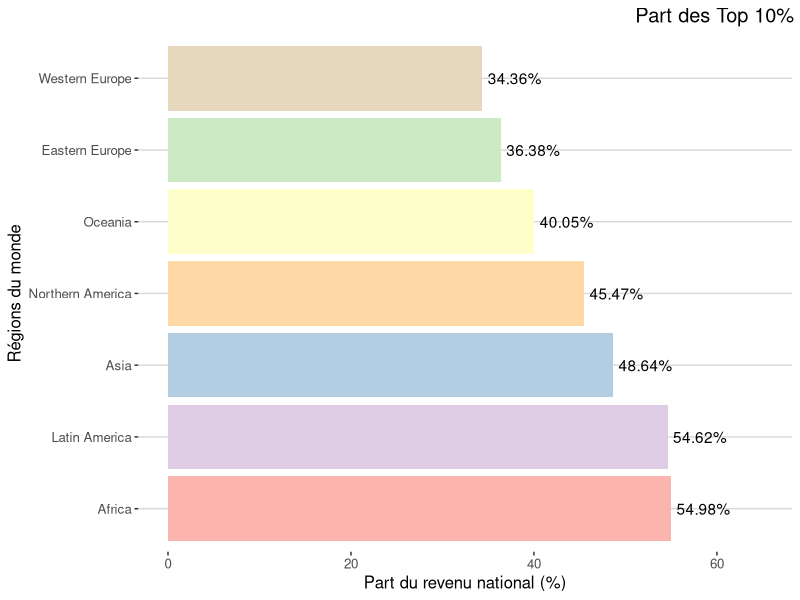
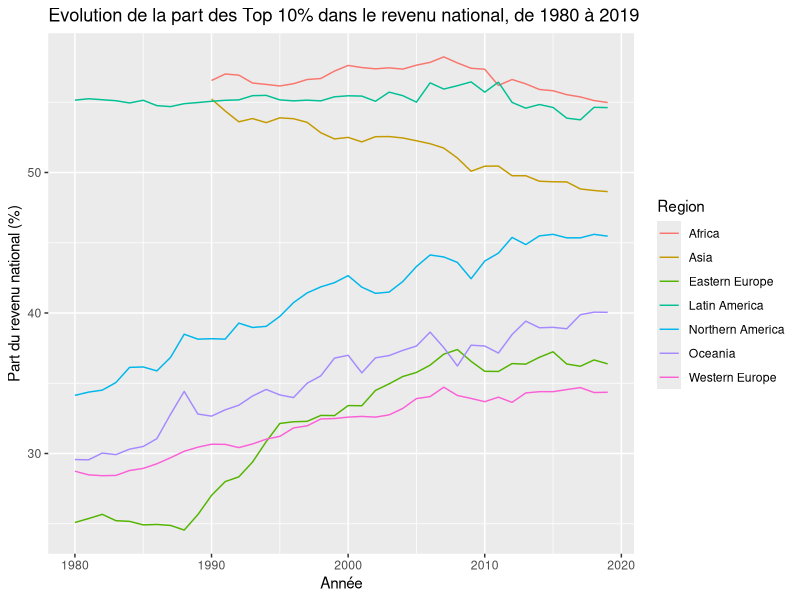
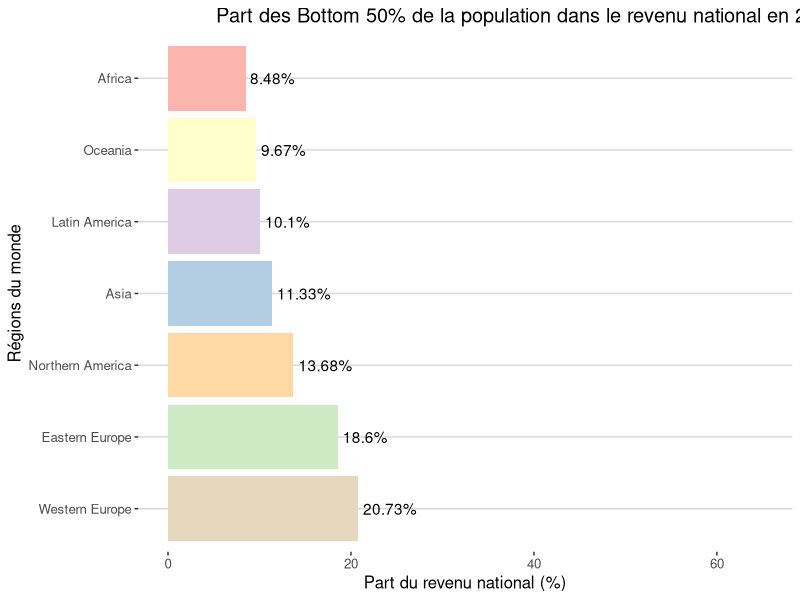
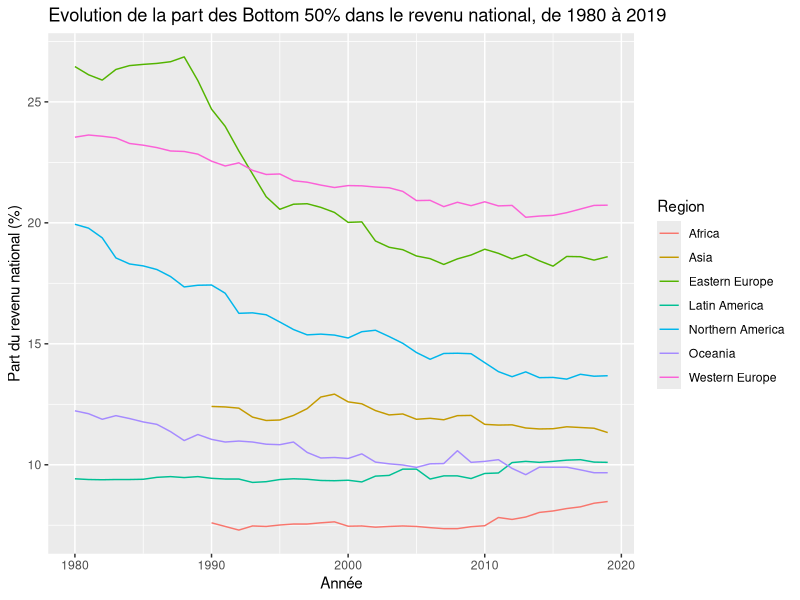
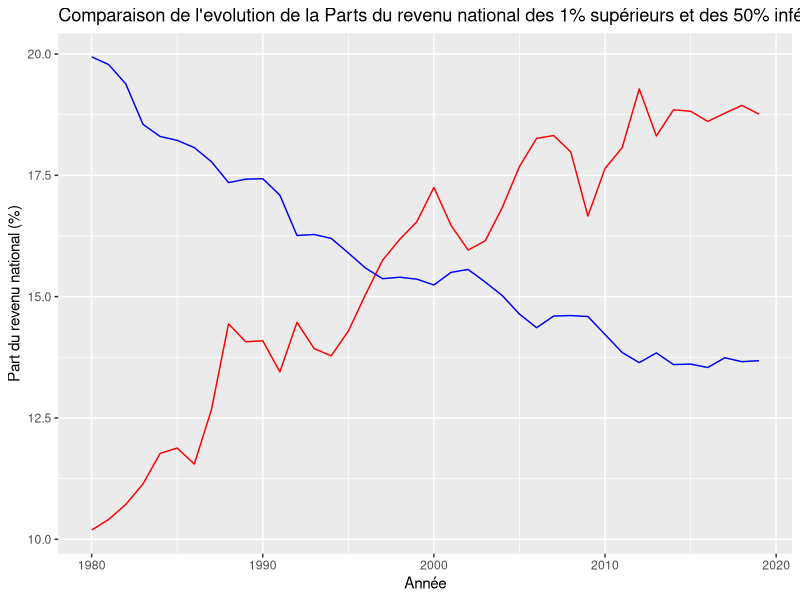
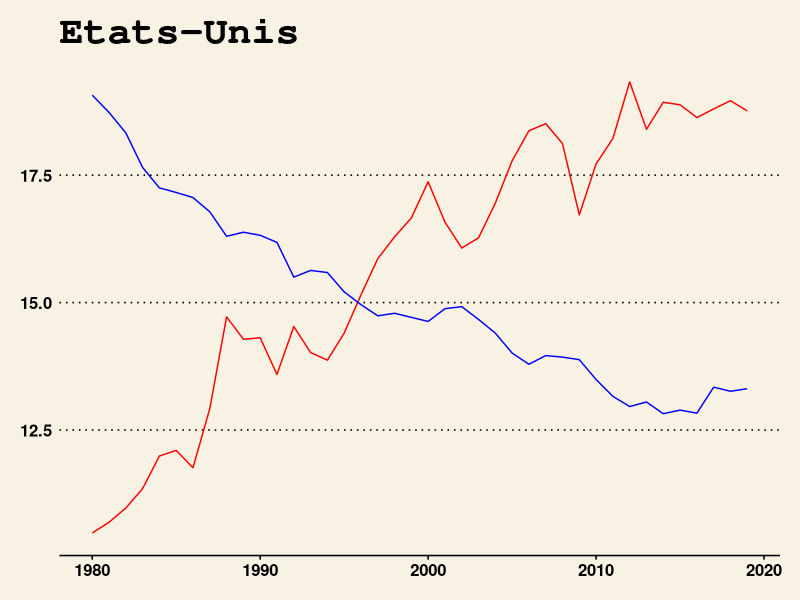
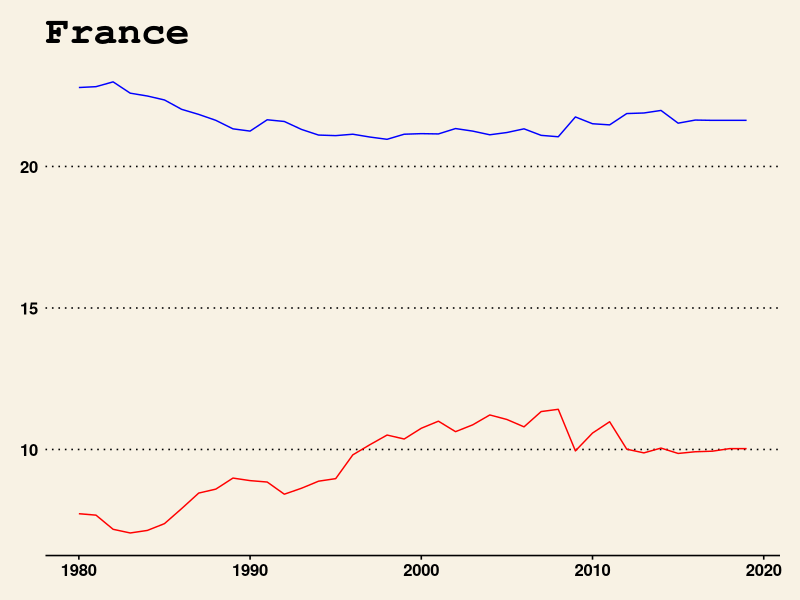
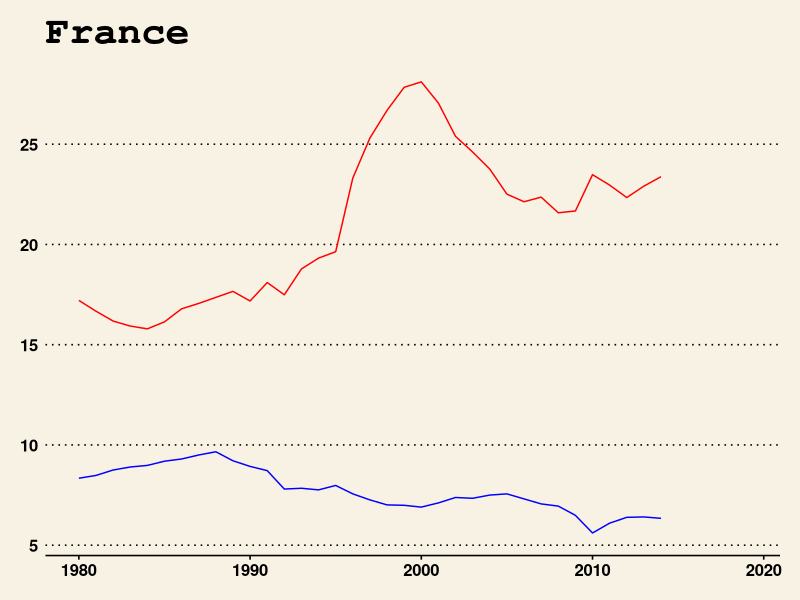

R code for these plots, in order:
## ---- chunk 1
knitr::opts_chunk$set(echo = TRUE)
## ---- chunk 2
library(tidyverse)
library(reshape2)
library(ggthemes)

## ---- chunk 3
world_region_data <- read_delim("data/World_Region_Data/world_region_data.csv", 
    ";", escape_double = FALSE, trim_ws = TRUE)

world_region_data2 <- read_delim("data/World_Region_Data/world_region_data2.csv", 
    ";", escape_double = FALSE, trim_ws = TRUE)

world_country_data1 <- read_delim("data/World_Country_Data/world_country_data1.csv", 
    ";", escape_double = FALSE, trim_ws = TRUE)

world_country_data2 <- read_delim("data/World_Country_Data/world_country_data2.csv", 
    ";", escape_double = FALSE, trim_ws = TRUE)

world_country_data3 <- read_delim("data/World_Country_Data/world_country_data3.csv", 
    ";", escape_double = FALSE, trim_ws = TRUE)
## ---- chunk 4
region_dataset <- merge(x = world_region_data, y = world_region_data2, by = "Year", all = TRUE)
region_dataset <- data.frame(region_dataset)
region_dataset <- tibble(region_dataset)
rm(world_region_data,world_region_data2)
## ---- chunk 5
country_dataset <- merge(x = world_country_data1, y = world_country_data2, by = "Year", all = TRUE)
country_dataset <- merge(x = country_dataset, y = world_country_data3, by = "Year", all = TRUE)
country_dataset <- data.frame(country_dataset)
country_dataset <- tibble(country_dataset)
## ---- chunk 6
NIdataset <- region_dataset %>% select("Year", ends_with("NI"))
GDPdataset <- region_dataset %>% select("Year", ends_with("GDP"))
PTNIB40dataset <- region_dataset %>% select("Year", ends_with("PTNIB40"))
PTNIB50dataset <- region_dataset %>% select("Year", ends_with("PTNIB50"))
PTNIT1dataset <- region_dataset %>% select("Year", ends_with("PTNIT1"))
PTNIT10dataset <- region_dataset %>% select("Year", ends_with("PTNIT10"))
PTNIM40dataset <- region_dataset %>% select("Year", ends_with("PTNIM40"))
rm(region_dataset)
## ---- chunk 7
PatGouvdataset <- world_country_data1 %>% select("Year", ends_with("PatrimoineGouvernement"))
PatPrivdataset <- world_country_data1 %>% select("Year", ends_with("PatrimoinePrivé"))
PIBdataset <- world_country_data1 %>% select("Year", ends_with("PIB"))
RatioPatRevdataset <- world_country_data1 %>% select("Year", ends_with("RatioPatrimoineRevenu"))
RevNatdataset <- world_country_data2 %>% select("Year", ends_with("RevenuNational"))
RevNatTop10dataset <- world_country_data2 %>% select("Year", ends_with("RevenuNationalPT(Top10%)"))
RevNatBottom50dataset <- world_country_data2 %>% select("Year", ends_with("RevenuNationalPT(Bottom50%)"))
RevNatTop1dataset <- world_country_data2 %>% select("Year", ends_with("RevenuNationalPT(Top1%)"))
RevNatMedium40dataset <- world_country_data2 %>% select("Year", ends_with("RevenuNationalPT(Medium40%)"))
CapNatdataset <- world_country_data3 %>% select("Year", ends_with("CapitalNational"))
PatTop10 <- country_dataset %>% select("Year", ends_with("Patrimoine.Top10.."))
PatMedium40 <- country_dataset %>% select("Year", ends_with("Patrimoine.Medium40.."))
PatBottom50 <- country_dataset %>% select("Year", ends_with("Patrimoine.Bottom50.."))
PatTop1 <- country_dataset %>% select("Year", ends_with("Patrimoine.Top1.."))
rm(country_dataset,world_country_data1,world_country_data2,world_country_data3)
## ---- chunk 8
tempdataset <- PTNIT10dataset %>% rename("World"=WorldPTNIT10,"Western Europe"=WesternEuropePTNIT10, Asia=AsiaPTNIT10, "Eastern Europe"=EasternEuropePTNIT10, "Northern America"=NorthernAmericaPTNIT10, Oceania=OceaniaPTNIT10, "Latin America"=LatinAmericaPTNIT10, Africa=AfricaPTNIT10) %>%
melt(id.vars="Year") %>%
filter(variable=="World"|variable=="Western Europe"|variable=="Asia"|variable=="Eastern Europe"|variable=="Northern America"|variable=="Oceania"|variable=="Latin America"|variable=="Africa")%>%
mutate(PTNIT10_in_percent = value*100)%>%
subset (select = -value)

tempdataset2 <- PTNIM40dataset %>% rename("World"=WorldPTNIM40,"Western Europe"=WesternEuropePTNIM40, Asia=AsiaPTNIM40, "Eastern Europe"=EasternEuropePTNIM40, "Northern America"=NorthernAmericaPTNIM40, Oceania=OceaniaPTNIM40, "Latin America"=LatinAmericaPTNIM40, Africa=AfricaPTNIM40) %>%
melt(id.vars="Year") %>%
filter(variable=="World"|variable=="Western Europe"|variable=="Asia"|variable=="Eastern Europe"|variable=="Northern America"|variable=="Oceania"|variable=="Latin America"|variable=="Africa") %>%
mutate(PTNIM40_in_percent = value*100)%>%
subset (select = -value)


tempdataset3 <- PTNIB50dataset %>% rename("World"=WorldPTNIB50,"Western Europe"=WesternEuropePTNIB50, Asia=AsiaPTNIB50, "Eastern Europe"=EasternEuropePTNIB50, "Northern America"=NorthernAmericaPTNIB50, Oceania=OceaniaPTNIB50, "Latin America"=LatinAmericaPTNIB50, Africa=AfricaPTNIB50) %>%
melt(id.vars="Year") %>%
filter(variable=="World"|variable=="Western Europe"|variable=="Asia"|variable=="Eastern Europe"|variable=="Northern America"|variable=="Oceania"|variable=="Latin America"|variable=="Africa") %>%
mutate(PTNIB50_in_percent = value*100)%>%
subset (select = -value)

tempdataset4 <- PTNIT1dataset %>% rename("World"=WorldPTNIT1,"Western Europe"=WesternEuropePTNIT1, Asia=AsiaPTNIT1, "Eastern Europe"=EasternEuropePTNIT1, "Northern America"=NorthernAmericaPTNIT1, Oceania=OceaniaPTNIT1, "Latin America"=LatinAmericaPTNIT1, Africa=AfricaPTNIT1) %>%
melt(id.vars="Year") %>%
filter(variable=="World"|variable=="Western Europe"|variable=="Asia"|variable=="Eastern Europe"|variable=="Northern America"|variable=="Oceania"|variable=="Latin America"|variable=="Africa")%>%
mutate(PTNIT1_in_percent = value*100)%>%
subset (select = -value)

tempdataset5 <- NIdataset %>% rename("World"=WorldNI,"Western Europe"=WesternEuropeNI, Asia=AsiaNI, "Eastern Europe"=EasternEuropeNI, "Northern America"=NorthernAmericaNI, Oceania=OceaniaNI, "Latin America"=LatinAmericaNI, Africa=AfricaNI) %>%
melt(id.vars="Year") %>%
filter(variable=="World"|variable=="Western Europe"|variable=="Asia"|variable=="Eastern Europe"|variable=="Northern America"|variable=="Oceania"|variable=="Latin America"|variable=="Africa")%>%
rename(NI=value)

tempdataset6 <- GDPdataset %>% rename("World"=WorldGDP,"Western Europe"=WesternEuropeGDP, Asia=AsiaGDP, "Eastern Europe"=EasternEuropeGDP, "Northern America"=NorthernAmericaGDP, Oceania=OceaniaGDP, "Latin America"=LatinAmericaGDP, Africa=AfricaGDP) %>%
melt(id.vars="Year") %>%
filter(variable=="World"|variable=="Western Europe"|variable=="Asia"|variable=="Eastern Europe"|variable=="Northern America"|variable=="Oceania"|variable=="Latin America"|variable=="Africa")%>%
rename(GDP=value)
## ---- chunk 9
final_region_dataset <- merge(x = tempdataset, y = tempdataset2, by = c("Year", "variable"), all = TRUE)
final_region_dataset <- merge(x = final_region_dataset, y = tempdataset3, by = c("Year", "variable"), all = TRUE)
final_region_dataset <- merge(x = final_region_dataset, y = tempdataset4, by = c("Year", "variable"), all = TRUE)
final_region_dataset <- merge(x = final_region_dataset, y = tempdataset5, by = c("Year", "variable"), all = TRUE)
final_region_dataset <- merge(x = final_region_dataset, y = tempdataset6, by = c("Year", "variable"), all = TRUE)%>%
rename(Region=variable)
rm(tempdataset, tempdataset2, tempdataset3,tempdataset4,tempdataset5,tempdataset6)
rm(NIdataset,GDPdataset,PTNIT1dataset,PTNIT10dataset,PTNIM40dataset,PTNIB50dataset,PTNIB40dataset)
## ---- chunk 10
tempdataset <- PatGouvdataset %>% rename("France"=France_PatrimoineGouvernement,"Afrique du Sud"=AfriqueSud_PatrimoineGouvernement, "Australie"=Australie_PatrimoineGouvernement, "Canada"=Canada_PatrimoineGouvernement, "Chine"=Chine_PatrimoineGouvernement, "Danemark"=Danemark_PatrimoineGouvernement, "Inde"=Inde_PatrimoineGouvernement, "Royaume-Uni"=RU_PatrimoineGouvernement, "Japon"=Japon_PatrimoineGouvernement, "Mexique"=Mexique_PatrimoineGouvernement, "Russie"=Russie_PatrimoineGouvernement, "Etats-Unis"=US_PatrimoineGouvernement) %>%
melt(id.vars="Year") %>%
mutate(PatrimoineGouvernement = value)%>%
subset (select = -value)

tempdataset2 <- PatPrivdataset %>% rename("France"=France_PatrimoinePrivé,"Afrique du Sud"=AfriqueSud_PatrimoinePrivé, "Australie"=Australie_PatrimoinePrivé, "Canada"=Canada_PatrimoinePrivé, "Chine"=Chine_PatrimoinePrivé, "Danemark"=Danemark_PatrimoinePrivé, "Inde"=Inde_PatrimoinePrivé, "Royaume-Uni"=RU_PatrimoinePrivé, "Japon"=Japon_PatrimoinePrivé, "Mexique"=Mexique_PatrimoinePrivé, "Russie"=Russie_PatrimoinePrivé, "Etats-Unis"=US_PatrimoinePrivé) %>%
melt(id.vars="Year") %>%
mutate(PatrimoinePrivé = value)%>%
subset (select = -value)

tempdataset3 <- PIBdataset %>% rename("France"=France_PIB,"Afrique du Sud"=AfriqueSud_PIB, "Australie"=Australie_PIB, "Canada"=Canada_PIB, "Chine"=Chine_PIB, "Danemark"=Danemark_PIB, "Inde"=Inde_PIB, "Royaume-Uni"=RU_PIB, "Japon"=Japon_PIB, "Mexique"=Mexique_PIB, "Russie"=Russie_PIB, "Etats-Unis"=US_PIB) %>%
melt(id.vars="Year") %>%
mutate(PIB = value)%>%
subset (select = -value)

tempdataset4 <- RatioPatRevdataset %>% rename("France"=France_RatioPatrimoineRevenu,"Afrique du Sud"=AfriqueSud_RatioPatrimoineRevenu, "Australie"=Australie_RatioPatrimoineRevenu, "Canada"=Canada_RatioPatrimoineRevenu, "Chine"=Chine_RatioPatrimoineRevenu, "Danemark"=Danemark_RatioPatrimoineRevenu, "Inde"=Inde_RatioPatrimoineRevenu, "Royaume-Uni"=RU_RatioPatrimoineRevenu, "Japon"=Japon_RatioPatrimoineRevenu, "Mexique"=Mexique_RatioPatrimoineRevenu, "Russie"=Russie_RatioPatrimoineRevenu, "Etats-Unis"=US_RatioPatrimoineRevenu) %>%
melt(id.vars="Year") %>%
mutate(RatioPatrimoineRevenu = value)%>%
subset (select = -value)

tempdataset5 <- RevNatdataset %>% rename("France"=France_RevenuNational,"Afrique du Sud"=AfriqueSud_RevenuNational, "Australie"=Australie_RevenuNational, "Canada"=Canada_RevenuNational, "Chine"=Chine_RevenuNational, "Danemark"=Danemark_RevenuNational, "Inde"=Inde_RevenuNational, "Royaume-Uni"=RU_RevenuNational, "Japon"=Japon_RevenuNational, "Mexique"=Mexique_RevenuNational, "Russie"=Russie_RevenuNational, "Etats-Unis"=US_RevenuNational) %>%
melt(id.vars="Year") %>%
mutate(RevenuNational = value)%>%
subset (select = -value)

tempdataset6 <- RevNatTop10dataset %>% rename("France"=`France_RevenuNationalPT(Top10%)`,"Afrique du Sud"=`AfriqueSud_RevenuNationalPT(Top10%)`, "Australie"=`Australie_RevenuNationalPT(Top10%)`, "Canada"=`Canada_RevenuNationalPT(Top10%)`, "Chine"=`Chine_RevenuNationalPT(Top10%)`, "Danemark"=`Danemark_RevenuNationalPT(Top10%)`, "Inde"=`Inde_RevenuNationalPT(Top10%)`, "Royaume-Uni"=`RU_RevenuNationalPT(Top10%)`, "Japon"=`Japon_RevenuNationalPT(Top10%)`, "Mexique"=`Mexique_RevenuNationalPT(Top10%)`, "Russie"=`Russie_RevenuNationalPT(Top10%)`, "Etats-Unis"=`US_RevenuNationalPT(Top10%)`) %>%
melt(id.vars="Year") %>%
mutate(RevenuNationalTop10 = value*100)%>%
subset (select = -value)

tempdataset7 <- RevNatBottom50dataset %>% rename("France"=`France_RevenuNationalPT(Bottom50%)`,"Afrique du Sud"=`AfriqueSud_RevenuNationalPT(Bottom50%)`, "Australie"=`Australie_RevenuNationalPT(Bottom50%)`, "Canada"=`Canada_RevenuNationalPT(Bottom50%)`, "Chine"=`Chine_RevenuNationalPT(Bottom50%)`, "Danemark"=`Danemark_RevenuNationalPT(Bottom50%)`, "Inde"=`Inde_RevenuNationalPT(Bottom50%)`, "Royaume-Uni"=`RU_RevenuNationalPT(Bottom50%)`, "Japon"=`Japon_RevenuNationalPT(Bottom50%)`, "Mexique"=`Mexique_RevenuNationalPT(Bottom50%)`, "Russie"=`Russie_RevenuNationalPT(Bottom50%)`, "Etats-Unis"=`US_RevenuNationalPT(Bottom50%)`) %>%
melt(id.vars="Year") %>%
mutate(RevenuNationalBottom50 = value*100)%>%
subset (select = -value)

tempdataset8 <- RevNatTop1dataset %>% rename("France"=`France_RevenuNationalPT(Top1%)`,"Afrique du Sud"=`AfriqueSud_RevenuNationalPT(Top1%)`, "Australie"=`Australie_RevenuNationalPT(Top1%)`, "Canada"=`Canada_RevenuNationalPT(Top1%)`, "Chine"=`Chine_RevenuNationalPT(Top1%)`, "Danemark"=`Danemark_RevenuNationalPT(Top1%)`, "Inde"=`Inde_RevenuNationalPT(Top1%)`, "Royaume-Uni"=`RU_RevenuNationalPT(Top1%)`, "Japon"=`Japon_RevenuNationalPT(Top1%)`, "Mexique"=`Mexique_RevenuNationalPT(Top1%)`, "Russie"=`Russie_RevenuNationalPT(Top1%)`, "Etats-Unis"=`US_RevenuNationalPT(Top1%)`) %>%
melt(id.vars="Year") %>%
mutate(RevenuNationalTop1 = value*100)%>%
subset (select = -value)

tempdataset9 <- RevNatMedium40dataset %>% rename("France"=`France_RevenuNationalPT(Medium40%)`,"Afrique du Sud"=`AfriqueSud_RevenuNationalPT(Medium40%)`, "Australie"=`Australie_RevenuNationalPT(Medium40%)`, "Canada"=`Canada_RevenuNationalPT(Medium40%)`, "Chine"=`Chine_RevenuNationalPT(Medium40%)`, "Danemark"=`Danemark_RevenuNationalPT(Medium40%)`, "Inde"=`Inde_RevenuNationalPT(Medium40%)`, "Royaume-Uni"=`RU_RevenuNationalPT(Medium40%)`, "Japon"=`Japon_RevenuNationalPT(Medium40%)`, "Mexique"=`Mexique_RevenuNationalPT(Medium40%)`, "Russie"=`Russie_RevenuNationalPT(Medium40%)`, "Etats-Unis"=`US_RevenuNationalPT(Medium40%)`) %>%
melt(id.vars="Year") %>%
mutate(RevenuNationalMedium40 = value*100)%>%
subset (select = -value)

tempdataset10 <- CapNatdataset %>% rename("France"=France_CapitalNational,"Afrique du Sud"=AfriqueSud_CapitalNational, "Australie"=Australie_CapitalNational, "Canada"=Canada_CapitalNational, "Chine"=Chine_CapitalNational, "Danemark"=Danemark_CapitalNational, "Inde"=Inde_CapitalNational, "Royaume-Uni"=RU_CapitalNational, "Japon"=Japon_CapitalNational, "Mexique"=Mexique_CapitalNational, "Russie"=Russie_CapitalNational, "Etats-Unis"=US_CapitalNational) %>%
melt(id.vars="Year") %>%
mutate(CapitalNational = value*100)%>%
subset (select = -value)

tempdataset11 <- PatTop10 %>% rename("France"=France_Patrimoine.Top10..,"Afrique du Sud"=AfriqueSud_Patrimoine.Top10.., "Australie"=Australie_Patrimoine.Top10.., "Canada"=Canada_Patrimoine.Top10.., "Chine"=Chine_Patrimoine.Top10.., "Danemark"=Danemark_Patrimoine.Top10.., "Inde"=Inde_Patrimoine.Top10.., "Royaume-Uni"=RU_Patrimoine.Top10.., "Japon"=Japon_Patrimoine.Top10.., "Mexique"=Mexique_Patrimoine.Top10.., "Russie"=Russie_Patrimoine.Top10.., "Etats-Unis"=US_Patrimoine.Top10..) %>%
melt(id.vars="Year") %>%
mutate(PatrimoineTop10 = value*100)%>%
subset (select = -value)

tempdataset12 <- PatBottom50 %>% rename("France"=France_Patrimoine.Bottom50..,"Afrique du Sud"=AfriqueSud_Patrimoine.Bottom50.., "Australie"=Australie_Patrimoine.Bottom50.., "Canada"=Canada_Patrimoine.Bottom50.., "Chine"=Chine_Patrimoine.Bottom50.., "Danemark"=Danemark_Patrimoine.Bottom50.., "Inde"=Inde_Patrimoine.Bottom50.., "Royaume-Uni"=RU_Patrimoine.Bottom50.., "Japon"=Japon_Patrimoine.Bottom50.., "Mexique"=Mexique_Patrimoine.Bottom50.., "Russie"=Russie_Patrimoine.Bottom50.., "Etats-Unis"=US_Patrimoine.Bottom50..) %>%
melt(id.vars="Year") %>%
mutate(PatrimoineBottom50 = value*100)%>%
subset (select = -value)

tempdataset13 <- PatTop1 %>% rename("France"=France_Patrimoine.Top1..,"Afrique du Sud"=AfriqueSud_Patrimoine.Top1.., "Australie"=Australie_Patrimoine.Top1.., "Canada"=Canada_Patrimoine.Top1.., "Chine"=Chine_Patrimoine.Top1.., "Danemark"=Danemark_Patrimoine.Top1.., "Inde"=Inde_Patrimoine.Top1.., "Royaume-Uni"=RU_Patrimoine.Top1.., "Japon"=Japon_Patrimoine.Top1.., "Mexique"=Mexique_Patrimoine.Top1.., "Russie"=Russie_Patrimoine.Top1.., "Etats-Unis"=US_Patrimoine.Top1..) %>%
melt(id.vars="Year") %>%
mutate(PatrimoineTop1 = value*100)%>%
subset (select = -value)

tempdataset14 <- PatMedium40 %>% rename("France"=France_Patrimoine.Medium40..,"Afrique du Sud"=AfriqueSud_Patrimoine.Medium40.., "Australie"=Australie_Patrimoine.Medium40.., "Canada"=Canada_Patrimoine.Medium40.., "Chine"=Chine_Patrimoine.Medium40.., "Danemark"=Danemark_Patrimoine.Medium40.., "Inde"=Inde_Patrimoine.Medium40.., "Royaume-Uni"=RU_Patrimoine.Medium40.., "Japon"=Japon_Patrimoine.Medium40.., "Mexique"=Mexique_Patrimoine.Medium40.., "Russie"=Russie_Patrimoine.Medium40.., "Etats-Unis"=US_Patrimoine.Medium40..) %>%
melt(id.vars="Year") %>%
mutate(PatrimoineMedium40 = value*100)%>%
subset (select = -value)

final_country_dataset <- merge(x = tempdataset, y = tempdataset2, by = c("Year", "variable"), all = TRUE)
final_country_dataset <- merge(x = final_country_dataset, y = tempdataset3, by = c("Year", "variable"), all = TRUE)
final_country_dataset <- merge(x = final_country_dataset, y = tempdataset4, by = c("Year", "variable"), all = TRUE)
final_country_dataset <- merge(x = final_country_dataset, y = tempdataset5, by = c("Year", "variable"), all = TRUE)
final_country_dataset <- merge(x = final_country_dataset, y = tempdataset6, by = c("Year", "variable"), all = TRUE)
final_country_dataset <- merge(x = final_country_dataset, y = tempdataset7, by = c("Year", "variable"), all = TRUE)
final_country_dataset <- merge(x = final_country_dataset, y = tempdataset8, by = c("Year", "variable"), all = TRUE)
final_country_dataset <- merge(x = final_country_dataset, y = tempdataset9, by = c("Year", "variable"), all = TRUE)
final_country_dataset <- merge(x = final_country_dataset, y = tempdataset10, by = c("Year", "variable"), all = TRUE)
final_country_dataset <- merge(x = final_country_dataset, y = tempdataset11, by = c("Year", "variable"), all = TRUE)
final_country_dataset <- merge(x = final_country_dataset, y = tempdataset12, by = c("Year", "variable"), all = TRUE)
final_country_dataset <- merge(x = final_country_dataset, y = tempdataset13, by = c("Year", "variable"), all = TRUE)
final_country_dataset <- merge(x = final_country_dataset, y = tempdataset14, by = c("Year", "variable"), all = TRUE)

final_country_dataset <- final_country_dataset %>% rename(Pays=variable)
rm(tempdataset, tempdataset2, tempdataset3,tempdataset4,tempdataset5,tempdataset6,tempdataset7,tempdataset8,tempdataset9,tempdataset10,tempdataset11,tempdataset12,tempdataset13,tempdataset14)
rm(PatGouvdataset,PatPrivdataset,PIBdataset,RatioPatRevdataset,RevNatdataset,RevNatTop1dataset,RevNatTop10dataset,RevNatMedium40dataset,RevNatBottom50dataset,CapNatdataset,PatTop1,PatTop10,PatMedium40,PatBottom50)
## ---- chunk 11
head(final_region_dataset)
## ---- chunk 12
head(final_country_dataset)
## ---- chunk 13
# Part des Top 10% de la population dans le revenu national en 2019
final_region_dataset %>% filter(Year == "2019", Region !="World") %>%
ggplot(aes(x= reorder(Region, -PTNIT10_in_percent), y=PTNIT10_in_percent, fill=Region)) + geom_bar(stat="identity") + ylim(0,65) + geom_text(aes(label=paste0(PTNIT10_in_percent, "%"), hjust=-0.1))+ labs(title="Part des Top 10% de la population dans le revenu national en 2019", x="Régions du monde", y = "Part du revenu national (%)") + scale_fill_brewer(palette = "Pastel1") + coord_flip() +  theme_hc()+ scale_colour_hc() + theme(legend.position = "none", plot.title = element_text(size = rel(1.2), hjust = 8))

## ---- chunk 14
#Evolution de la part des Top 10% dans le revenu national, de 1980 à 2019
final_region_dataset %>% filter(Region!="World")%>% ggplot(aes(x=Year, y=PTNIT10_in_percent, group = Region, color = Region))+geom_line() + labs(title="Evolution de la part des Top 10% dans le revenu national, de 1980 à 2019", x="Année", y = "Part du revenu national (%)") 

## ---- chunk 15

# Part des Bottom 50% de la population dans le revenu national en 2019
final_region_dataset %>% filter(Year == "2019", Region !="World") %>%
ggplot(aes(x= reorder(Region, -PTNIB50_in_percent), y=PTNIB50_in_percent, fill=Region)) + geom_bar(stat="identity") + ylim(0,65) + geom_text(aes(label=paste0(PTNIB50_in_percent, "%"), hjust=-0.1))+ labs(title="Part des Bottom 50% de la population dans le revenu national en 2019", x="Régions du monde", y = "Part du revenu national (%)") + scale_fill_brewer(palette = "Pastel1") + coord_flip()  +  theme_hc()+ scale_colour_hc() + theme(legend.position = "none", plot.title = element_text(size = rel(1.2), hjust = 2.5))

## ---- chunk 16
#Evolution de la part des Bottom 50% dans le revenu national, de 1980 à 2019
final_region_dataset %>%filter(Region!="World")%>% ggplot(aes(x=Year, y=PTNIB50_in_percent, group = Region, color = Region))+geom_line() + labs(title="Evolution de la part des Bottom 50% dans le revenu national, de 1980 à 2019", x="Année", y = "Part du revenu national (%)") 

## ---- chunk 17
#Comparaison de l'evolution de la Parts du revenu national des 1% supérieurs et des 50% inférieurs en Amérique du Nord, de 1980 à 2019
final_region_dataset %>% filter(Region == "Northern America") %>%
ggplot(aes(x=Year))+geom_line(aes(y=PTNIT1_in_percent), color="red") +geom_line(aes(y=PTNIB50_in_percent), color="blue") + labs(title="Comparaison de l'evolution de la Parts du revenu national des 1% supérieurs et des 50% inférieurs en Amérique du Nord, de 1980 à 2019", x="Année", y = "Part du revenu national (%)")

## ---- chunk 18
#Comparaison de l'evolution de la Parts du revenu national des 1% supérieurs et des 50% inférieurs aux Etats-Unis, de 1980 à 2019
final_country_dataset %>% filter(Pays == "Etats-Unis", Year >= 1980) %>%
ggplot(aes(x=Year))+geom_line(aes(y=RevenuNationalTop1), color="red") +geom_line(aes(y=RevenuNationalBottom50), color="blue") + labs(title="Etats-Unis", y = "Part du revenu national (%)") + theme_wsj()+ scale_colour_wsj("colors6")

## ---- chunk 19
#Comparaison de l'evolution de la Parts du revenu national des 1% supérieurs et des 50% inférieurs en France, de 1980 à 2019
final_country_dataset %>% filter(Pays == "France", Year >= 1980) %>%
ggplot(aes(x=Year))+geom_line(aes(y=RevenuNationalTop1), color="red") +geom_line(aes(y=RevenuNationalBottom50), color="blue") + labs(title="France", x="Année", y = "Part du revenu national (%)") + theme_wsj()+ scale_colour_wsj("colors6")

## ---- chunk 20
#Comparaison de l'evolution de la Parts du revenu national des 1% supérieurs et des 50% inférieurs en France, de 1980 à 2019
final_country_dataset %>% filter(Pays == "France", Year >= 1980) %>%
ggplot(aes(x=Year))+geom_line(aes(y=PatrimoineTop1), color="red") +geom_line(aes(y=PatrimoineBottom50), color="blue") + labs(title="France", x="Année", y = "Part du revenu national (%)") + theme_wsj()+ scale_colour_wsj("colors6")

## ---- chunk 21
#Comparaison de l'evolution de la Parts du revenu national des 1% supérieurs et des 50% inférieurs en France, de 1980 à 2019
final_country_dataset %>% filter(Pays == "Etats-Unis", Year >= 1980) %>%
ggplot(aes(x=Year))+geom_line(aes(y=PatrimoineTop1), color="red") +geom_line(aes(y=PatrimoineBottom50), color="blue") + labs(title="Etats-Unis", x="Année", y = "Part du patrimoine (%)") + theme_wsj()+ scale_colour_wsj("colors6")

## ---- chunk 22
#Comparaison de l'evolution de la Parts du revenu national des 1% supérieurs et des 50% inférieurs en Europe de l'Ouest, de 1980 à 2019
final_region_dataset %>% filter(Region == "Western Europe") %>%
ggplot(aes(x=Year))+geom_line(aes(y=PTNIT1_in_percent), color="red") +geom_line(aes(y=PTNIB50_in_percent), color="blue") + labs(title="Comparaison de l'evolution de la Parts du revenu national des 1% supérieurs et des 50% inférieurs en Europe de l'Ouest, de 1980 à 2019", x="Année", y = "Part du revenu national (%)")

## ---- chunk 23
final_region_dataset %>% filter(Region == "World") %>%
ggplot(aes(x=Year))+geom_line(aes(y=PTNIT1_in_percent, color="Top 1%"))+geom_line(aes(y=PTNIB50_in_percent, color="Bot 50%")) + labs(title="Evolution de la part du revenu national des Top 1% et Bot 50% de 1980 à 2019", x="Années", y = "Part du revenu national (%)",color = "Classes" )+ scale_x_continuous(limits = c(1980,2019), expand = c(0, 0)) + scale_y_continuous(limits = c(5,25), expand = c(0, 0))
## ---- chunk 24
world <- filter(final_region_dataset, Region== "World")
world <- melt(world[,c('Year','PTNIT10_in_percent','PTNIM40_in_percent','PTNIB50_in_percent')],id.vars =1)

world%>%
ggplot(aes(x=Year))+geom_col(aes(y=value, fill=variable))+ scale_fill_discrete(name = "Classes", labels = c("Top 10%", "Mid 40%", "Bot 50%"))+
labs(title="Evolution de la part de chaque tranche dans le revenu national dans le monde", x="Années", y = "Part du revenu national (%)" )+theme(axis.text.y=element_blank(), axis.ticks.y=element_blank())
rm(world)
## ---- chunk 25
final_region_dataset %>% 
filter(Region=="World") %>%
mutate(Previous_Year = lag(NI, 1), Change = NI - Previous_Year, Percent_Change = Change/Previous_Year*100) %>%
ggplot(aes(x = Year, y = Percent_Change)) + geom_line() + geom_smooth()+ labs(title="Evolution du taux de croissance du National Income dans le monde", x="Années", y = "Taux de croissance NI")
## ---- chunk 26
tempEE <- final_region_dataset %>% 
filter(Region=="Eastern Europe") %>%
mutate(Previous_Year = lag(NI, 1), Change = NI - Previous_Year, Percent_Change = Change/Previous_Year*100)
tempWE <- final_region_dataset %>% 
filter(Region=="Western Europe") %>%
mutate(Previous_Year = lag(NI, 1), Change = NI - Previous_Year, Percent_Change = Change/Previous_Year*100)
tempAs <- final_region_dataset %>% 
filter(Region=="Asia") %>%
mutate(Previous_Year = lag(NI, 1), Change = NI - Previous_Year, Percent_Change = Change/Previous_Year*100)
tempAf <- final_region_dataset %>% 
filter(Region=="Africa") %>%
mutate(Previous_Year = lag(NI, 1), Change = NI - Previous_Year, Percent_Change = Change/Previous_Year*100)
tempOc <- final_region_dataset %>% 
filter(Region=="Oceania") %>%
mutate(Previous_Year = lag(NI, 1), Change = NI - Previous_Year, Percent_Change = Change/Previous_Year*100)
tempLA <- final_region_dataset %>% 
filter(Region=="Latin America") %>%
mutate(Previous_Year = lag(NI, 1), Change = NI - Previous_Year, Percent_Change = Change/Previous_Year*100)
tempNA <- final_region_dataset %>% 
filter(Region=="Northern America") %>%
mutate(Previous_Year = lag(NI, 1), Change = NI - Previous_Year, Percent_Change = Change/Previous_Year*100)

ggplot(NULL, aes(x = Year, y = Percent_Change)) + geom_smooth(data=tempEE, aes(color="Eastern Europe"), se = FALSE)+ geom_smooth(data=tempWE, aes(color="Western Europe"), se = FALSE)+ geom_smooth(data=tempAs, aes(color="Asia"), se = FALSE)+ geom_smooth(data=tempAf, aes(color="Africa"), se = FALSE)+ geom_smooth(data=tempOc, aes(color="Oceania"), se = FALSE)+ geom_smooth(data=tempLA, aes(color="Latin America"), se = FALSE)+ geom_smooth(data=tempNA, aes(color="Northern America"), se = FALSE)+ labs(title="Evolution du taux de croissance du National Income", x="Années", y = "Taux de croissance NI",color = "Régions" )
rm(tempEE, tempWE, tempAs, tempAf, tempOc, tempLA, tempNA)
## ---- chunk 27
final_region_dataset %>% 
filter(Region=="World") %>%
mutate(Previous_Year = lag(PTNIT1_in_percent, 1), Change = PTNIT1_in_percent - Previous_Year, Percent_Change = Change/Previous_Year*100) %>%
ggplot(aes(x = Year, y = Percent_Change)) + geom_line() + geom_smooth()+ labs(title="Evolution du taux de l'enrichissement des Top 1% dans le monde", x="Années", y = "Taux de croissance de la part dans le revenu nationa")
## ---- chunk 28
tempEE <- final_region_dataset %>% 
filter(Region=="Eastern Europe") %>%
mutate(Previous_Year = lag(PTNIT1_in_percent, 1), Change = PTNIT1_in_percent - Previous_Year, Percent_Change = Change/Previous_Year*100)
tempWE <- final_region_dataset %>% 
filter(Region=="Western Europe") %>%
mutate(Previous_Year = lag(PTNIT1_in_percent, 1), Change = PTNIT1_in_percent - Previous_Year, Percent_Change = Change/Previous_Year*100)
tempAs <- final_region_dataset %>% 
filter(Region=="Asia") %>%
mutate(Previous_Year = lag(PTNIT1_in_percent, 1), Change = PTNIT1_in_percent - Previous_Year, Percent_Change = Change/Previous_Year*100)
tempAf <- final_region_dataset %>% 
filter(Region=="Africa") %>%
mutate(Previous_Year = lag(PTNIT1_in_percent, 1), Change = PTNIT1_in_percent - Previous_Year, Percent_Change = Change/Previous_Year*100)
tempOc <- final_region_dataset %>% 
filter(Region=="Oceania") %>%
mutate(Previous_Year = lag(PTNIT1_in_percent, 1), Change = PTNIT1_in_percent - Previous_Year, Percent_Change = Change/Previous_Year*100)
tempLA <- final_region_dataset %>% 
filter(Region=="Latin America") %>%
mutate(Previous_Year = lag(PTNIT1_in_percent, 1), Change = PTNIT1_in_percent - Previous_Year, Percent_Change = Change/Previous_Year*100)
tempNA <-final_region_dataset %>% 
filter(Region=="Northern America") %>%
mutate(Previous_Year = lag(PTNIT1_in_percent, 1), Change = PTNIT1_in_percent - Previous_Year, Percent_Change = Change/Previous_Year*100)

ggplot(NULL, aes(x = Year, y = Percent_Change)) + geom_smooth(data=tempEE, aes(color="Eastern Europe"), se = FALSE)+ geom_smooth(data=tempWE, aes(color="Western Europe"), se = FALSE)+ geom_smooth(data=tempAs, aes(color="Asia"), se = FALSE)+ geom_smooth(data=tempAf, aes(color="Africa"), se = FALSE)+ geom_smooth(data=tempOc, aes(color="Oceania"), se = FALSE)+ geom_smooth(data=tempLA, aes(color="Latin America"), se = FALSE)+ geom_smooth(data=tempNA, aes(color="Northern America"), se = FALSE)+ labs(title="Evolution du taux de croissance de l'enrichissement des Top 1%", x="Années", y = "Taux de croissance de la part dans le revenu national",color = "Régions" )
rm(tempEE, tempWE, tempAs, tempAf, tempOc, tempLA, tempNA)
## ---- chunk 29
final_region_dataset %>% 
filter(Region=="World") %>%
mutate(Previous_Year = lag(PTNIB50_in_percent, 1), Change = PTNIB50_in_percent - Previous_Year, Percent_Change = Change/Previous_Year*100) %>%
ggplot(aes(x = Year, y = Percent_Change)) + geom_line() + geom_smooth()+ labs(title="Evolution du taux de l'enrichissement des Bottom 50% dans le monde", x="Années", y = "Taux de croissance de la part dans le revenu nationa")
## ---- chunk 30
tempEE <- final_region_dataset %>% 
filter(Region=="Eastern Europe") %>%
mutate(Previous_Year = lag(PTNIB50_in_percent, 1), Change = PTNIB50_in_percent - Previous_Year, Percent_Change = Change/Previous_Year*100)
tempWE <- final_region_dataset %>% 
filter(Region=="Western Europe") %>%
mutate(Previous_Year = lag(PTNIB50_in_percent, 1), Change = PTNIB50_in_percent - Previous_Year, Percent_Change = Change/Previous_Year*100)
tempAs <- final_region_dataset %>% 
filter(Region=="Asia") %>%
mutate(Previous_Year = lag(PTNIB50_in_percent, 1), Change = PTNIB50_in_percent - Previous_Year, Percent_Change = Change/Previous_Year*100)
tempAf <- final_region_dataset %>% 
filter(Region=="Africa") %>%
mutate(Previous_Year = lag(PTNIB50_in_percent, 1), Change = PTNIB50_in_percent - Previous_Year, Percent_Change = Change/Previous_Year*100)
tempOc <- final_region_dataset %>% 
filter(Region=="Oceania") %>%
mutate(Previous_Year = lag(PTNIB50_in_percent, 1), Change = PTNIB50_in_percent - Previous_Year, Percent_Change = Change/Previous_Year*100)
tempLA <- final_region_dataset %>% 
filter(Region=="Latin America") %>%
mutate(Previous_Year = lag(PTNIB50_in_percent, 1), Change = PTNIB50_in_percent - Previous_Year, Percent_Change = Change/Previous_Year*100)
tempNA <- final_region_dataset %>% 
filter(Region=="Northern America") %>%
mutate(Previous_Year = lag(PTNIB50_in_percent, 1), Change = PTNIB50_in_percent - Previous_Year, Percent_Change = Change/Previous_Year*100)

ggplot(NULL, aes(x = Year, y = Percent_Change)) + geom_smooth(data=tempEE, aes(color="Eastern Europe"), se = FALSE)+ geom_smooth(data=tempWE, aes(color="Western Europe"), se = FALSE)+ geom_smooth(data=tempAs, aes(color="Asia"), se = FALSE)+ geom_smooth(data=tempAf, aes(color="Africa"), se = FALSE)+ geom_smooth(data=tempOc, aes(color="Oceania"), se = FALSE)+ geom_smooth(data=tempLA, aes(color="Latin America"), se = FALSE)+ geom_smooth(data=tempNA, aes(color="Northern America"), se = FALSE)+ labs(title="Evolution du taux de croissance de l'enrichissement des Bottom 50%", x="Années", y = "Taux de croissance de la part dans le revenu national",color = "Régions" )
rm(tempEE, tempWE, tempAs, tempAf, tempOc, tempLA, tempNA)
## ---- chunk 31
final_region_dataset %>% filter(Year == "2019", Region!="World") %>%
ggplot(aes(x=NI,y=PTNIT1_in_percent))+geom_point(aes(color=Region))+ labs(title="Corrélation entre hausse de revenu national et revenu des Top 1% en 2019", x="Années", y = "Part du revenu national (%)",color = "Régions" )+geom_smooth(method=lm, se=FALSE, linetype="dashed",color="darkred")
## ---- chunk 32
final_region_dataset %>% filter(Year == "2019", Region!="World") %>%
ggplot(aes(x=NI,y=PTNIB50_in_percent))+geom_point(aes(color=Region))+ labs(title="Corrélation entre hausse de revenu national et revenu des Bottom 50% en 2019", x="Années", y = "Part du revenu national (%)",color = "Régions" )+geom_smooth(method=lm, se=FALSE, linetype="dashed",color="darkred")
## ---- chunk 33
#Evolution de la part des Bottom 50% dans le revenu national, de 1980 à 2019
final_country_dataset%>%filter(Year>=1990) %>% ggplot(aes(x=Year, group = Pays, color = Pays))+
geom_line(aes(y=PatrimoineGouvernement/RevenuNational*100,linetype = "Public"))+
geom_line(aes(y=PatrimoinePrivé/RevenuNational*100,linetype = "Privé"))+
labs(title="Comparaison de l'évolution des capitaux privés et public", x="Année", y = "Part du revenu national (%)", linetype="Capitaux")
